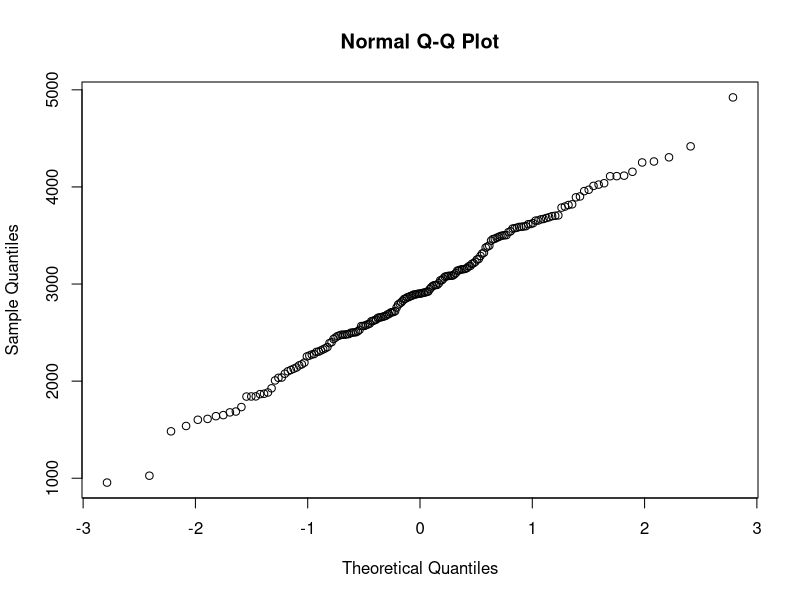
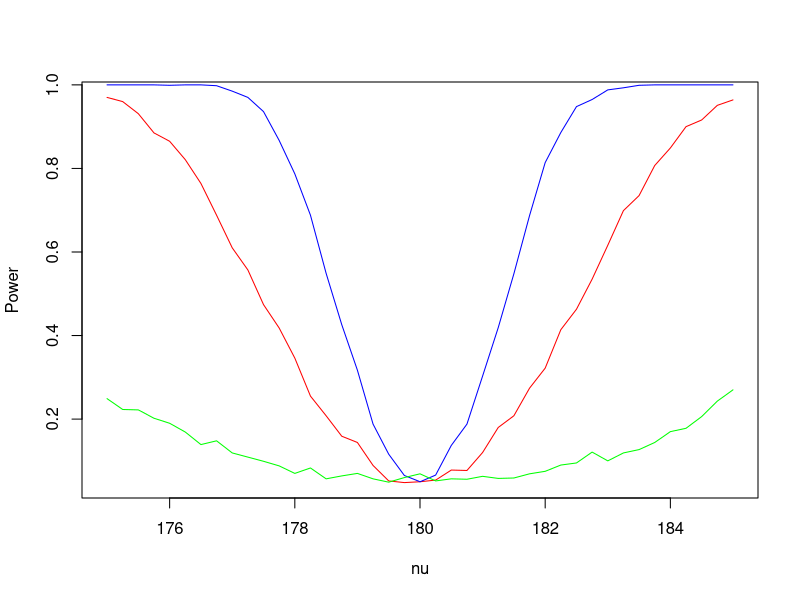
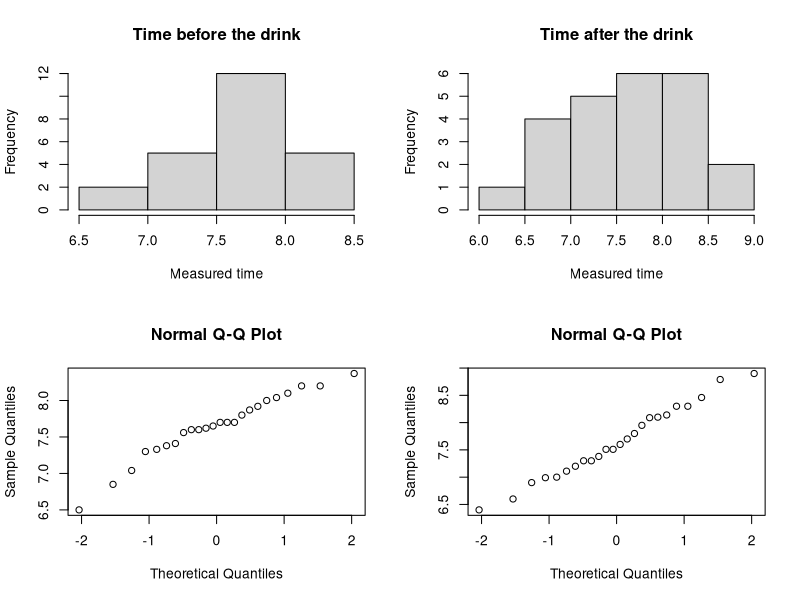
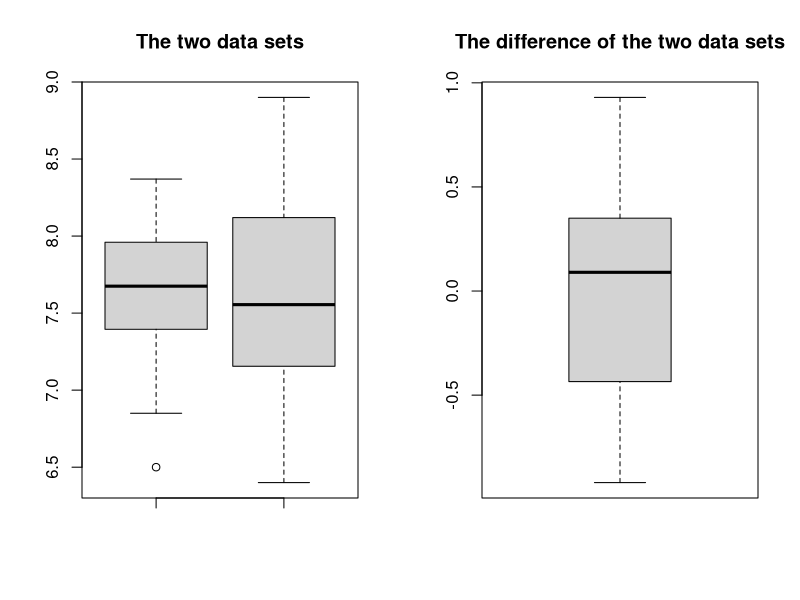
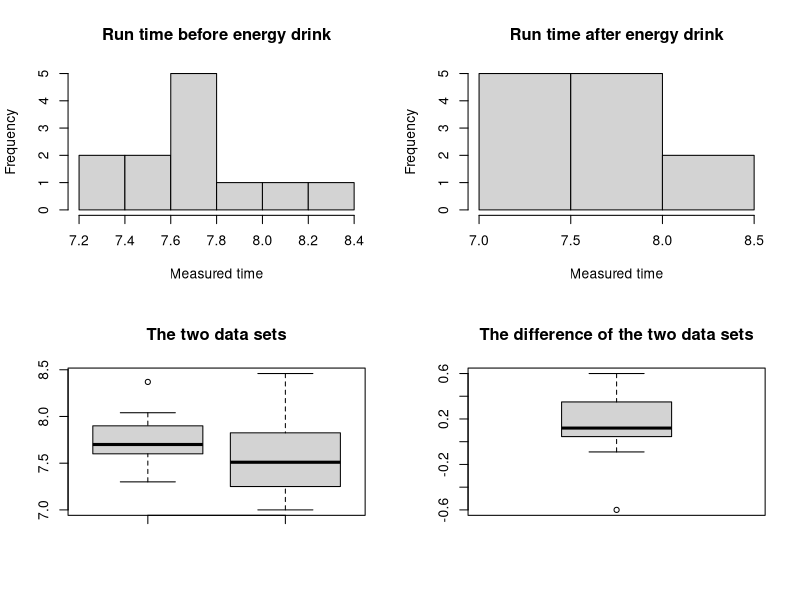
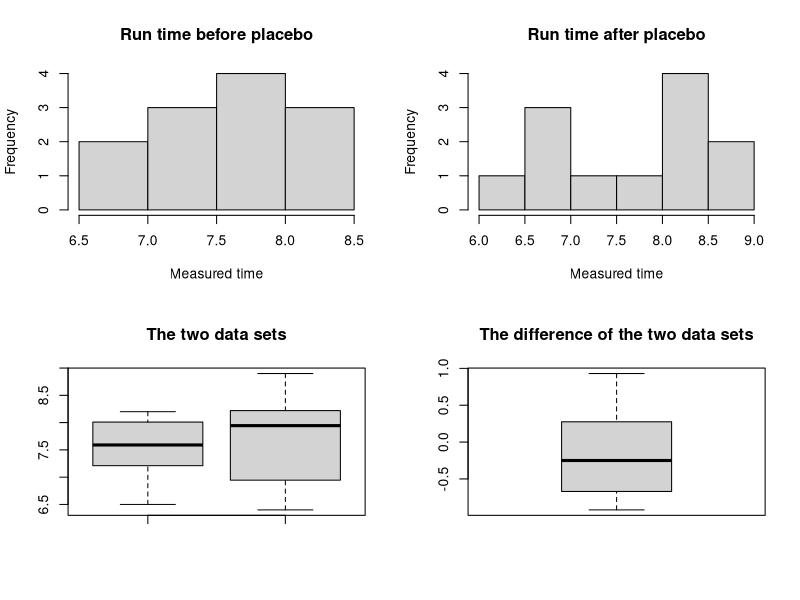
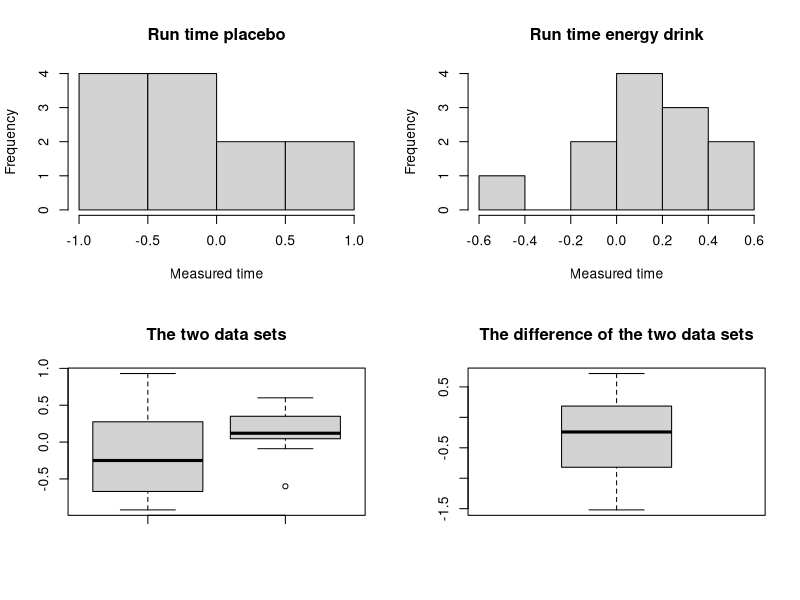
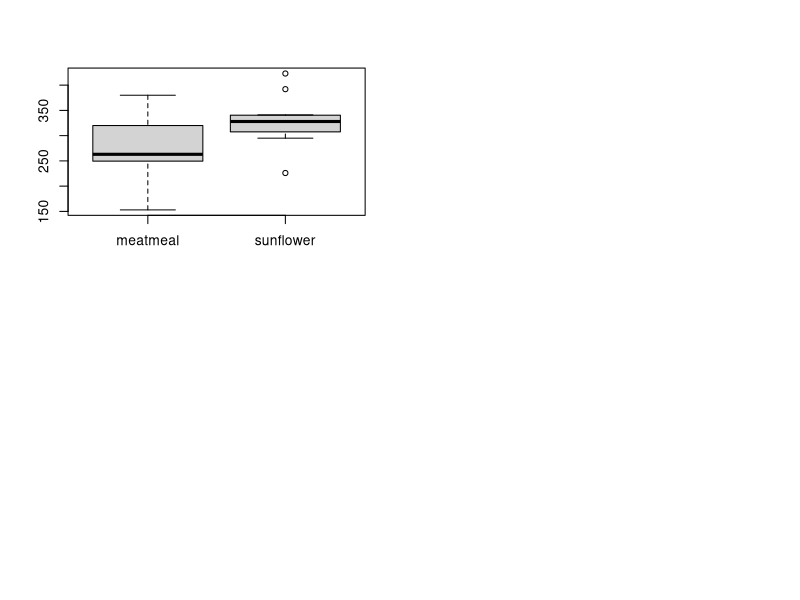

These charts were generated, in order, by the following R code:
## ---- chunk 1
knitr::opts_chunk$set(echo = TRUE)
## ---- chunk 2
data = read.table(file="birthweight.txt", header=TRUE)#Read the data from the file
qqnorm(data$birthweight)#Create a QQ plot to check the normality of the data
## ---- chunk 3
data_mean = mean(data$birthweight)#Compute the estimate point for mu 
cat("mu =", data_mean)
## ---- chunk 4
error = qt(0.95, df=length(data$birthweight) - 1) * sd(data$birthweight) / sqrt(length(data$birthweight))#Compute the error for a 90% confidence interval
upper_bound = data_mean + error#Compute the upper bound of the confidence interval
lower_bound = data_mean - error#Compute the lower bound of te confidence interval
cat("90% confidence interval = (", lower_bound,",", upper_bound, ")")
## ---- chunk 5
t.test(data$birthweight, mu=2800, alternative="greater")#Compute the t-test to check if the mean is bigger than 2800
## ---- chunk 6
t.test(data$birthweight)
t.test(data$birthweight, conf.level=0.9)
## ---- chunk 7
#Initialize the variables that are going to be used to calculate the power
n = m = 30
mu = 180
nu = 175
sd = 5
B = 1000
p = numeric(B)

#Calculate the p-value for a "B" number of times
for(b in 1:B){
  x = rnorm(n, mu, sd)#Initialize "n" data points from a normal distribution with a mean "mu" and a standard deviation "sd".
  y = rnorm(m, nu, sd)#Initialize "m" data points from a normal distribution with a mean "nu" and a standard deviation "sd".
  p[b] = t.test(x, y, var.equal=TRUE)[[3]]#Obtain the p-value after doing the t-test
}
power = mean(p<0.05)#Calculate the power function
cat("The power of the test is equal with:", power)
## ---- chunk 8
#Initialize the variables that are going to be used to calculate the power
n = m = 30
mu = 180
nu = 175
sd = 5
B = 1000
p = numeric(B)
nu = seq(175, 185, by=0.25)
power_a = numeric(length(nu))

#Calculate the power for each "nu" value
for(i in 1:length(nu)){
  #Calculate the p-value for a "B" number of times
  for(b in 1:B){
    x = rnorm(n, mu, sd)#Initialize "n" data points from a normal distribution with a mean "mu" and a standard deviation "sd".
    y = rnorm(m, nu[i], sd)#Initialize "m" data points from a normal distribution with a mean "nu" and a standard deviation "sd".
    p[b] = t.test(x, y, var.equal=TRUE)[[3]]#Obtain the p-value after doing the t-test
  }
  power_a[i] = mean(p<0.05)#Calculate the power function of a particular value of "nu"
}
## ---- chunk 9
#Initialize the variables that are going to be used to calculate the power
n = m = 100
mu = 180
nu = 175
sd = 5
B = 1000
p = numeric(B)
nu = seq(175, 185, by=0.25)
power_b = numeric(length(nu))

#Calculate the power for each "nu" value
for(i in 1:length(nu)){
  #Calculate the p-value for a "B" number of times
  for(b in 1:B){
    x = rnorm(n, mu, sd)#Initialize "n" data points from a normal distribution with a mean "mu" and a standard deviation "sd".
    y = rnorm(m, nu[i], sd)#Initialize "m" data points from a normal distribution with a mean "nu" and a standard deviation "sd".
    p[b] = t.test(x, y, var.equal=TRUE)[[3]]#Obtain the p-value after doing the t-test
  }
  power_b[i] = mean(p<0.05)#Calculate the power function of a particular value of "nu"
}
## ---- chunk 10
#Initialize the variables that are going to be used to calculate the power
n = m = 30
mu = 180
nu = 175
sd = 15
B = 1000
p = numeric(B)
nu = seq(175, 185, by=0.25)
power_c = numeric(length(nu))

#Calculate the power for each "nu" value
for(i in 1:length(nu)){
  #Calculate the p-value for a "B" number of times
  for(b in 1:B){
    x = rnorm(n, mu, sd)#Initialize "n" data points from a normal distribution with a mean "mu" and a standard deviation "sd".
    y = rnorm(m, nu[i], sd)#Initialize "m" data points from a normal distribution with a mean "nu" and a standard deviation "sd".
    p[b] = t.test(x, y, var.equal=TRUE)[[3]]#Obtain the p-value after doing the t-test
  }
  power_c[i] = mean(p<0.05)#Calculate the power function of a particular value of "nu"
}
## ---- chunk 11
plot(nu, power_a, type="l", col="red", ylab="Power", xlab="nu")#Plot the power obtained from point "a" as a function of "nu"
points(nu, power_b, type="l", col="blue")#Plot the power obtained from point "b" as a function of "nu"
points(nu, power_c, type="l", col="green")#Plot the power obtained from point "c" as a function of "nu"
#legend(10,90, legend=c("Power a", "Power b", "Power c"), col=c("red", "blue", "green"))
## ---- chunk 12
data_4 = read.table(file="run.txt", header=TRUE)#Read the data from run.txt
par(mfrow=c(2,2))
hist(data_4$before, main="Time before the drink", xlab="Measured time")#Creates a histogram from the data with the time before the drink
hist(data_4$after, main="Time after the drink", xlab="Measured time")#Creates a histogram from the data with the time after the drink
qqnorm(data_4$before)#Creates a QQ-norm from the time before before the drink
qqnorm(data_4$after)#Creates a QQ-norm from the time before after the drink
## ---- chunk 13
par(mfrow=c(1,2))
boxplot(data_4$before, data_4$after, main="The two data sets")#Creates a boxplot from the data with the time before the drink
boxplot(data_4$before - data_4$after, main="The difference of the two data sets")

## ---- chunk 14
t.test(data_4$before, data_4$after, paired=TRUE)
t.test(data_4$before - data_4$after)
## ---- chunk 15
energy_data_before = data_4$before[data_4[,3] == "energy"]
energy_data_after = data_4$after[data_4[,3] == "energy"]
par(mfrow=c(2,2))
hist(energy_data_before, main="Run time before energy drink", xlab="Measured time")
hist(energy_data_after, main="Run time after energy drink", xlab="Measured time")
boxplot(energy_data_before, energy_data_after, main="The two data sets")
boxplot(energy_data_before - energy_data_after, main="The difference of the two data sets")
## ---- chunk 16
t.test(energy_data_before, energy_data_after, paired=TRUE)
t.test(energy_data_before - energy_data_after)
## ---- chunk 17
lemo_data_before = data_4$before[data_4[,3] == "lemo"]
lemo_data_after = data_4$after[data_4[,3] == "lemo"]
par(mfrow=c(2,2))
hist(lemo_data_before, main="Run time before placebo", xlab="Measured time")
hist(lemo_data_after, main="Run time after placebo", xlab="Measured time")
boxplot(lemo_data_before, lemo_data_after, main="The two data sets")
boxplot(lemo_data_before - lemo_data_after, main="The difference of the two data sets")
## ---- chunk 18
t.test(lemo_data_before, lemo_data_after, paired=TRUE)
t.test(lemo_data_before - lemo_data_after)
## ---- chunk 19
child_time = numeric(length(data_4$before))
for(i in 1:length(data_4$before)){
  child_time[i] =  data_4$before[i] - data_4$after[i]
}

lemo_child_time = child_time[data_4[,3] == "lemo"]
energy_child_time = child_time[data_4[,3] == "energy"]

par(mfrow=c(2,2))
hist(lemo_child_time, main="Run time placebo", xlab="Measured time")
hist(energy_child_time, main="Run time energy drink", xlab="Measured time")
boxplot(lemo_child_time, energy_child_time, main="The two data sets")
boxplot(lemo_child_time - energy_child_time, main="The difference of the two data sets")
## ---- chunk 20
t.test(lemo_child_time, energy_child_time, paired=TRUE)
t.test(lemo_child_time - energy_child_time)
## ---- chunk 21
data("chickwts")
meatmeal = chickwts$weight[chickwts$feed == "meatmeal"]
sunflower = chickwts$weight[chickwts$feed == "sunflower"]
boxplot(meatmeal, sunflower, names=c("meatmeal", "sunflower"))
## ---- chunk 22
t.test(meatmeal, sunflower, paired=FALSE)
## ---- chunk 23
wilcox.test(meatmeal, sunflower)
## ---- chunk 24
ks.test(meatmeal,sunflower)
## ---- chunk 25
chickaov=lm(weight ~ feed, data=chickwts)
anova(chickaov)
## ---- chunk 26
library(ggplot2)
library(ggthemes)
library(dplyr)
cdata = tbl_df(chickwts)
cdata.wt.feed = cdata %>%
  ggplot(aes(x=feed, y=weight)) +
  geom_count(color="red") +
  labs(title="Relationship Between Chick Weight & Type of Feed",
       x="Feed Type", y="Weight in Grams") + 
  theme_calc()
cdata.wt.feed
## ---- chunk 27
caov = aov(weight~feed, data=chickwts)
plot(caov)
## ---- chunk 28
summary(caov)
## ---- chunk 29
kruskal.test(weight ~ feed, data=chickwts) 
